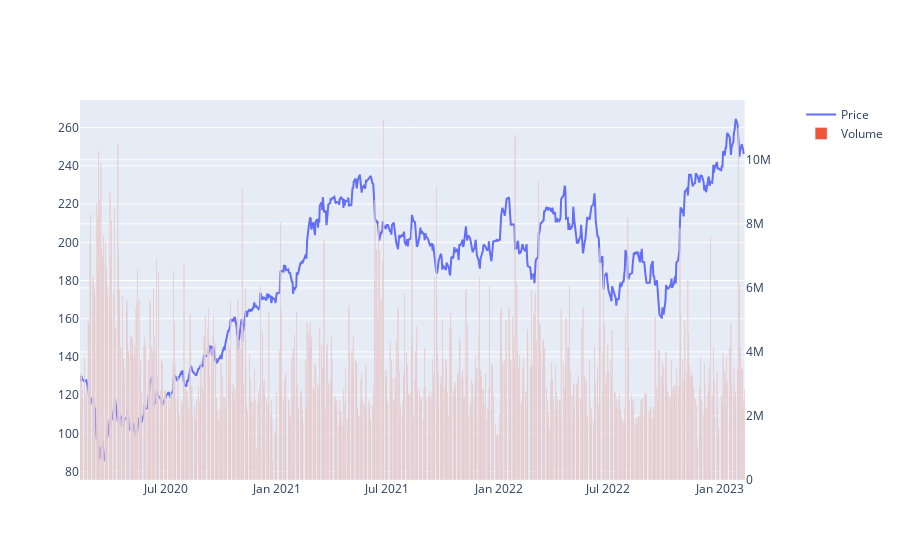

The notebook cell this image was saved under:
### Code cell
from plotly.subplots import make_subplots

fig2 = make_subplots(specs=[[{"secondary_y": True}]])
fig2.add_trace(go.Scatter(x=hist.index,y=hist['Close'],name='Price'),secondary_y=False)
fig2.add_trace(go.Bar(x=hist.index,y=hist['Volume'],name='Volume'),secondary_y=True)

#fig2.update_yaxes(range=[0,7000000000],secondary_y=True)
#fig2.update_yaxes(visible=False, secondary_y=True)

fig2.show()

### Figure 1 — Plotly figure (JSON) as saved in the notebook; plotly's stock layout.template omitted (floating-point values rounded to 4 significant figures; data arrays with more than 128 entries replaced by an {"elided": "..."} marker saying what was removed)
{"data": [{"name": "Price", "type": "scatter", "x": {"elided": "757 str values"}, "xaxis": "x", "y": {"elided": "757 float values"}, "yaxis": "y"}, {"name": "Volume", "type": "bar", "x": {"elided": "757 str values"}, "xaxis": "x", "y": {"elided": "757 int values"}, "yaxis": "y2"}], "layout": {"xaxis": {"anchor": "y", "domain": [0, 0.94]}, "yaxis": {"anchor": "x", "domain": [0, 1]}, "yaxis2": {"anchor": "x", "overlaying": "y", "side": "right"}}}
